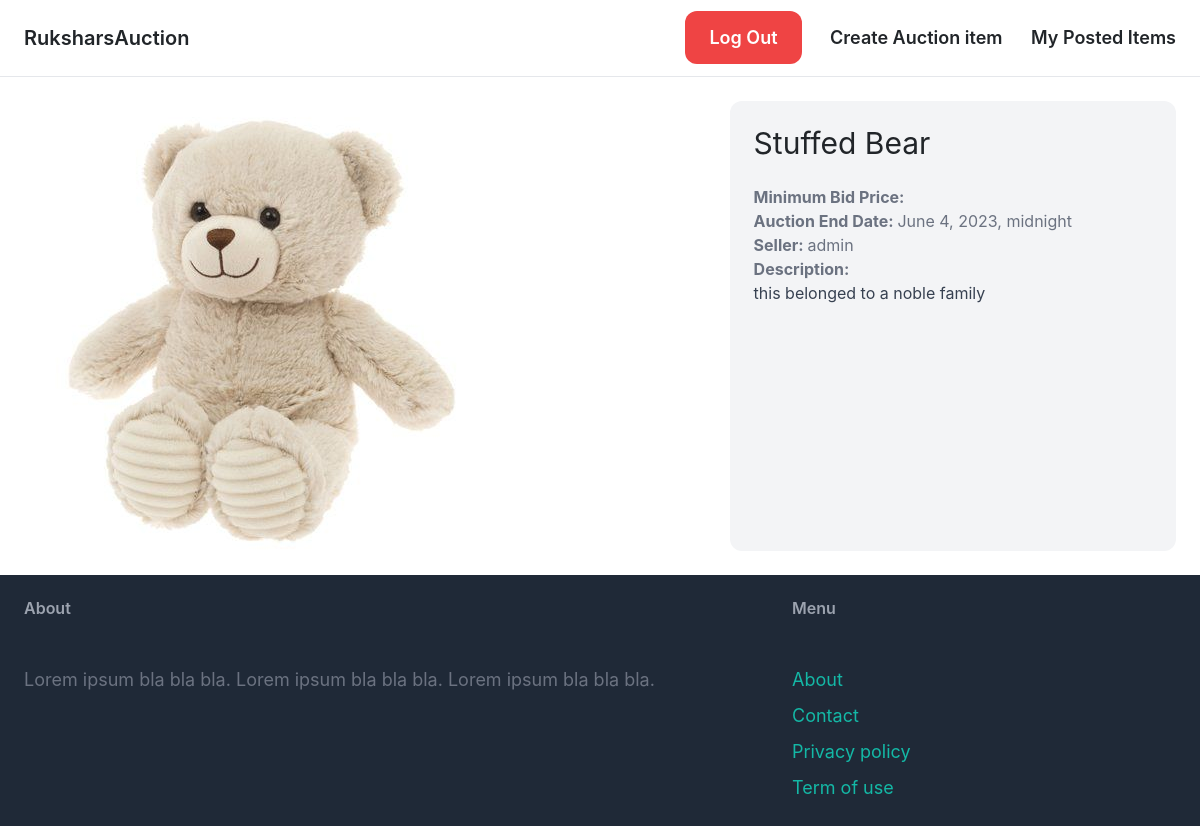
Screenshot of /items/2/ (signed in) with the database file from the repository.
### item/models.py (models this page shows, shortened)
class Item(models.Model):
    name = models.CharField(max_length=255)
    description = models.TextField(blank=True, null=True)
    minimum_bid_price = models.FloatField()
    image = models.ImageField(upload_to='item_images',blank=True, null=True)
    is_bid_close = models.BooleanField(default=False)
    created_by = models.ForeignKey(CustomUser, related_name='items', on_delete=models.CASCADE)
    created_at = models.DateTimeField(auto_now_add=True)
    auction_end_datetime = models.DateTimeField()

### core/models.py (models this page shows, shortened)
class CustomUser(AbstractUser):
    email = models.EmailField(unique=True)
    USERNAME_FIELD = 'email'
    REQUIRED_FIELDS = ['username']

### item/views.py (the view)
# urls.py: path('<int:pk>/', views.item_detail, name='detail'),
@login_required
def item_detail(request, pk):
    item = get_object_or_404(Item, pk=pk)
    return render(request, 'item/detail.html', {
        'item': item,
    })

### item/templates/item/detail.html (shortened to what this page needs)
{% extends 'core/base.html' %}
{% block content %}
<div class="grid grid-cols-5 gap-6">
    <div class="col-span-3">
        <img src="{{ item.image.url }}" class="rounded-xl">
    </div>
    <div class="col-span-2 p-6 bg-gray-100 rounded-xl">
        <h1 class="mb-6 text-3xl">{{ item.name }}</h1>
        <p class="text-gray-500"><strong>Minimum Bid Price: </strong>{{ item.price }}</p>
        <p class="text-gray-500"><strong>Auction End Date: </strong>{{ item.auction_end_datetime }}</p>
        <p class="text-gray-500"><strong>Seller: </strong>{{ item.created_by.username }}</p>
        {% if item.description %}
            <p class="text-gray-700">
                <strong class="text-gray-500">Description:</strong><br>
                {{ item.description }}
            </p>
        {% endif %}
    </div>
</div>
{% endblock %}

### rows the page displays
Item: image (picture), name "Stuffed Bear", auction_end_datetime "June 4, 2023, midnight", created_by.username "admin", description "this belonged to a noble family"
